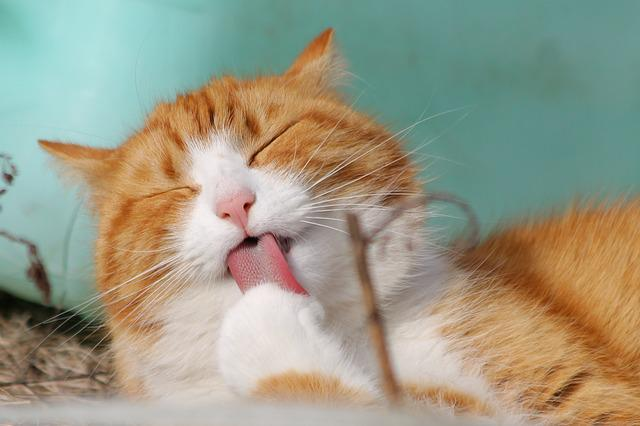
#> input picture NotObsidian/Archive/OpenCV/Image/cat.jpg, 640 x 426 px
$ jupyter execute '07. 이미지 자르기.ipynb'
#> lines starting #> are read from the running program, lines starting #| are printed output that depends on the picture; after the words box and inside, x2 and y2 are one past the last pixel; in counts of white or black regions, pixels touching at a corner belong together
# 7. 이미지 자르기
- 지금부터는 동영상에도 그대로 적용 가능함. 실습은 이미지로만 진행

1. 영역을 잘라서 새로운 윈도우(창)에 표시

[cell 1]
import cv2

img = cv2.imread('Image/cat.jpg')
#> img is the input picture: shape (426, 640, 3); mean B, G, R 134.2, 154.2, 155.2
# img.shape # (426, 640, 3)


cropped = img[0:200, 200:400] # 세로 100~200, 가로 300~400
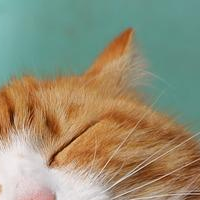
#> cropped: shape (200, 200, 3); mean B, G, R 116.9, 143, 147.2

cv2.imshow('img', img)
cv2.imshow('cropped', cropped)
cv2.waitKey(0)
cv2.destroyAllWindows()

2. 영역을 잘라서 기존 윈도우에 표시

[cell 2]
import cv2

img = cv2.imread('Image/cat.jpg')

cropped = img[100:200, 200:400]
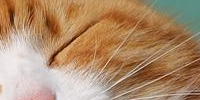
#> cropped: shape (100, 200, 3); mean B, G, R 108.8, 140.8, 174.9
img[100:200, 400:600] = cropped # 이미지의 저 영역은 cropped로 대체된다는 의미
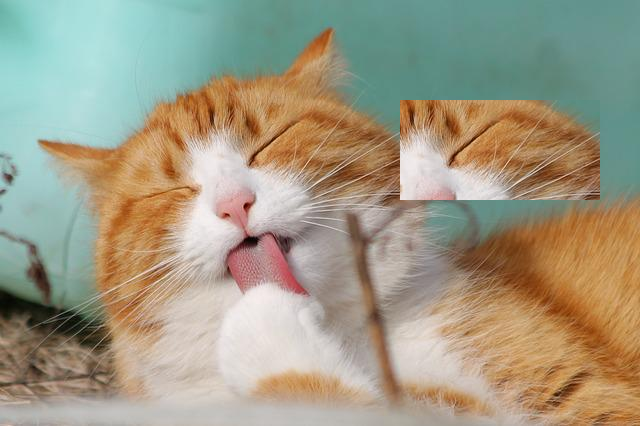
#> img: shape (426, 640, 3); 7.34% of pixels changed, all inside (x1, y1, x2, y2) = (400, 100, 600, 200)

cv2.imshow('img', img)

cv2.waitKey(0)
cv2.destroyAllWindows()

$ run again, with NotObsidian/Archive/OpenCV/Image/np.jpg copied over NotObsidian/Archive/OpenCV/Image/cat.jpg
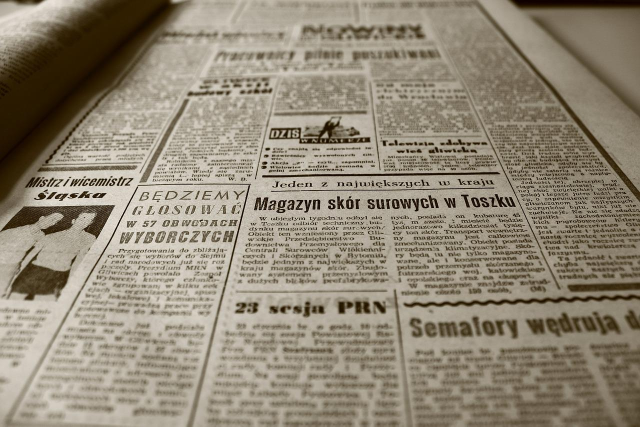
#> input picture NotObsidian/Archive/OpenCV/Image/np.jpg, 1280 x 853 px (shown at 1/2 size)
#> img is the input picture: shape (853, 1280, 3); mean B, G, R 118.2, 135.7, 145.3
#> `cropped = img[100:200, 200:400]`:
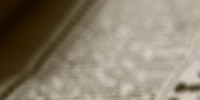
#> cropped: shape (100, 200, 3); mean B, G, R 109.4, 127.7, 137.8
#> `img[100:200, 400:600] = cropped`:
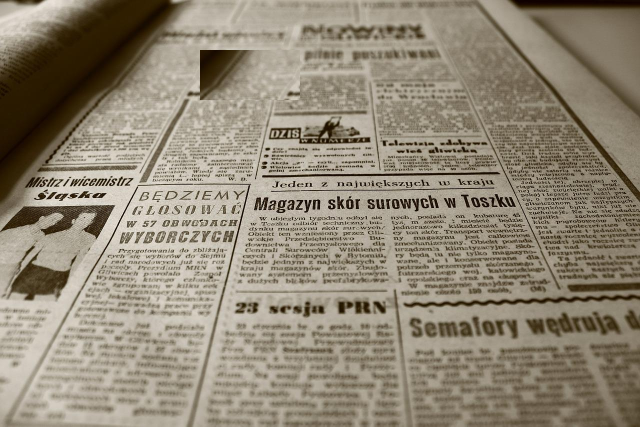
#> img: shape (853, 1280, 3) (shown at 1/2 size); 1.83% of pixels changed, all inside (x1, y1, x2, y2) = (400, 100, 600, 200)
